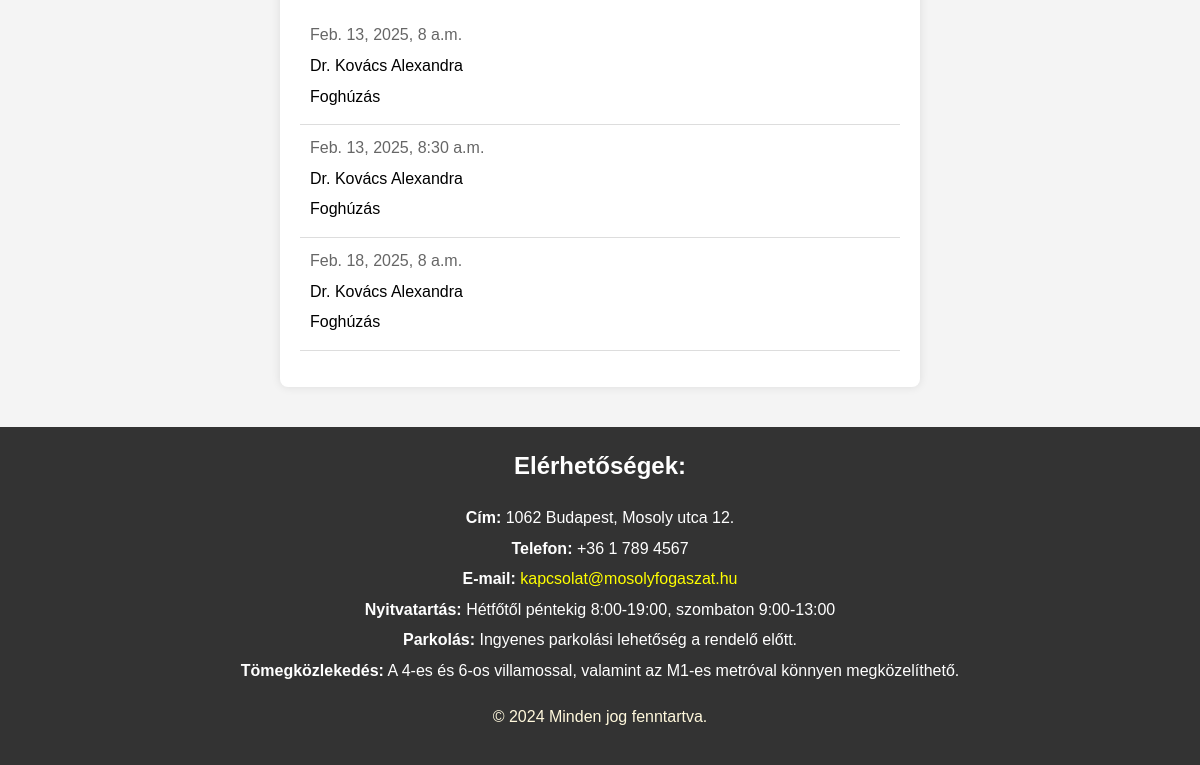
The app's page /profile/ (signed in, lower part), older data.
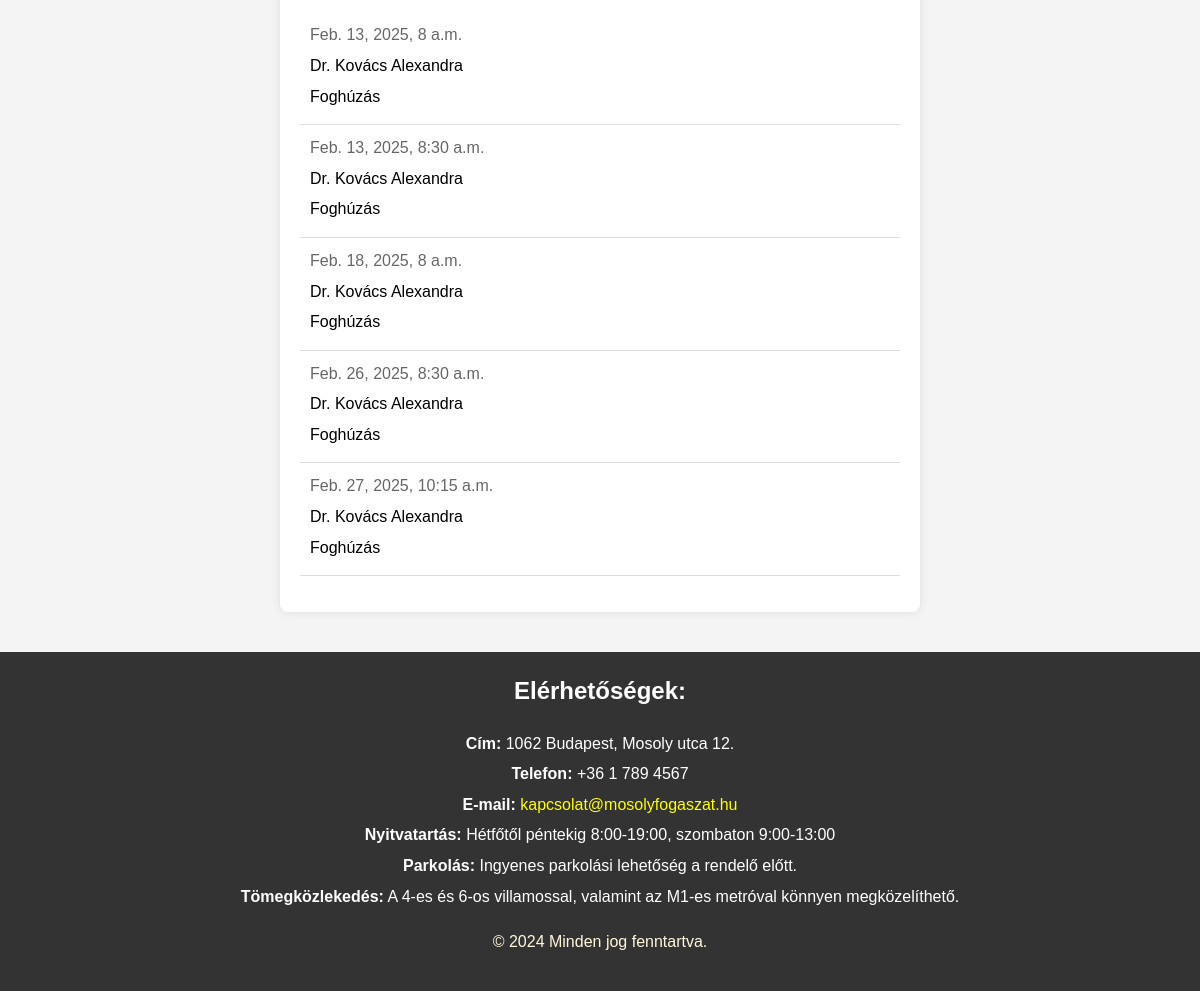
The same page, newer data.
### rendeloweboldal/models.py (models this page shows, shortened)
class Appointment(models.Model):
    id = models.UUIDField(primary_key=True, default=uuid4, editable=False)  # FHIR resource identifier
    patient = models.CharField(max_length=64, null=True, blank=True)  # Az időpontot foglaló páciens azonosítója
    practitioner = models.ForeignKey(Doctor, on_delete=models.CASCADE)  # Link to Practitioner resource
    treatment = models.ForeignKey(Treatment, on_delete=models.SET_NULL, null=True, blank=True)  # Link to Treatment
    start = models.DateTimeField()  # Kezdési időpont
    end = models.DateTimeField()  # Befejezési időpont
    status = models.CharField(max_length=64, null=True, blank=True)  # Időpont státusza (pl. foglalt, elérhető)
    custom_description = models.TextField(null=True, blank=True)  # Egyéb információk

class Doctor(models.Model):
    id = models.CharField(max_length=64, primary_key=True)  # FHIR resource identifier
    name = models.CharField(max_length=255)
    photo = models.ImageField(upload_to='doctor_pictures/', null=True, blank=True)  # FHIR 'photo' field
    qualification = models.TextField(null=True, blank=True)  # FHIR 'qualification' field

class Treatment(models.Model):
    id = models.UUIDField(primary_key=True, default=uuid4, editable=False)  # FHIR resource identifier
    name = models.CharField(max_length=255)  # FHIR 'name' field
    description = models.TextField()  # FHIR 'description' field
    duration = models.DurationField(null=True, blank=True)  # Kezelés hossza (opcionális)
    price = models.DecimalField(max_digits=10, decimal_places=0)  # Ár

### rendeloweboldal/views.py (the view)
# urls.py: path('profile/', views.profile_view, name='profile'),
@login_required
def profile_view(request):
    user = request.user
    patient_form = None
    doctor_form = None
    if user.is_superuser:
        patient_form = None
    elif user.is_staff:
        doctor = get_object_or_404(Doctor, id=user.id)
        doctor_form = DoctorForm(request.POST or None, request.FILES or None, instance=doctor)
    else:
        try:
            patient = get_object_or_404(Patient, id=user.id)
            patient_form = PatientForm(request.POST or None, instance=patient)
        except Patient.DoesNotExist:
            patient_form = None
    if request.method == 'POST':
        form = ProfileForm(request.POST, request.FILES, instance=user)
        if form.is_valid():
            user = form.save(commit=False)
            if form.cleaned_data['password1']:
                user.set_password(form.cleaned_data['password1'])
            user.save()
            if patient_form and patient_form.is_valid():
                patient_form.save()
            if doctor_form and doctor_form.is_valid():
                doctor_form.save()
            update_session_auth_hash(request, user)
            logger.info("Profile updated successfully")
            return redirect('profile')
        else:
            logger.error("Profile form is not valid: %s", form.errors)
    else:
        form = ProfileForm(instance=user)
    appointments = Appointment.objects.filter(patient=user.id, status='booked') if not user.is_superuser and not hasattr(user, 'doctor') else None
    now = timezone.now()
    return render(request, 'profile.html', {'form': form, 'patient_form': patient_form, 'doctor_form': doctor_form, 'appointments': appointments, 'now': now})

### rendeloweboldal/templates/profile.html (shortened to what this page needs)
{% load static %}
<!DOCTYPE html>
<html lang="hu">
<head>
    <link rel="stylesheet" href="{% static 'css/style.css' %}">
</head>
<body>
    <main>
        <section class="profile">
            {% if not user.is_superuser and not user.is_staff %}
                {% if appointments %}
                    <ul class="appointments-list">
                        {% for appointment in appointments %}
                            <li class="appointment-item">
                                <div class="appointment-details">
                                    <span class="appointment-time">{{ appointment.start }}</span>
                                    <span class="appointment-practitioner">{{ appointment.practitioner.name }}</span>
                                    <span class="appointment-treatment">{{ appointment.treatment.name }}</span>
                                </div>
                            </li>
                        {% endfor %}
                    </ul>
                {% else %}
                    <p>Nincsenek lefoglalt időpontjai.</p>
                {% endif %}
            {% endif %}
        </section>
    </main>
    <footer>
        <div class="contact-info">
            <h2>Elérhetőségek:</h2>
            <p><strong>Cím:</strong> 1062 Budapest, Mosoly utca 12.</p>
            <p><strong>Telefon:</strong> +36 1 789 4567</p>
            <p><strong>E-mail:</strong> <a href="mailto:kapcsolat@mosolyfogaszat.hu">kapcsolat@mosolyfogaszat.hu</a></p>
            <p><strong>Nyitvatartás:</strong> Hétfőtől péntekig 8:00-19:00, szombaton 9:00-13:00</p>
            <p><strong>Parkolás:</strong> Ingyenes parkolási lehetőség a rendelő előtt.</p>
            <p><strong>Tömegközlekedés:</strong> A 4-es és 6-os villamossal, valamint az M1-es metróval könnyen megközelíthető.</p>
        </div>
        <p class="copy">&copy; 2024 Minden jog fenntartva.</p>
    </footer>
</body>
</html>

Row changes from the older to the newer data that the page shows:
added Appointment: start "Feb. 26, 2025, 8:30 a.m.", practitioner.name "Dr. Kovács Alexandra", treatment.name "Foghúzás"
added Appointment: start "Feb. 27, 2025, 10:15 a.m.", practitioner.name "Dr. Kovács Alexandra", treatment.name "Foghúzás"
